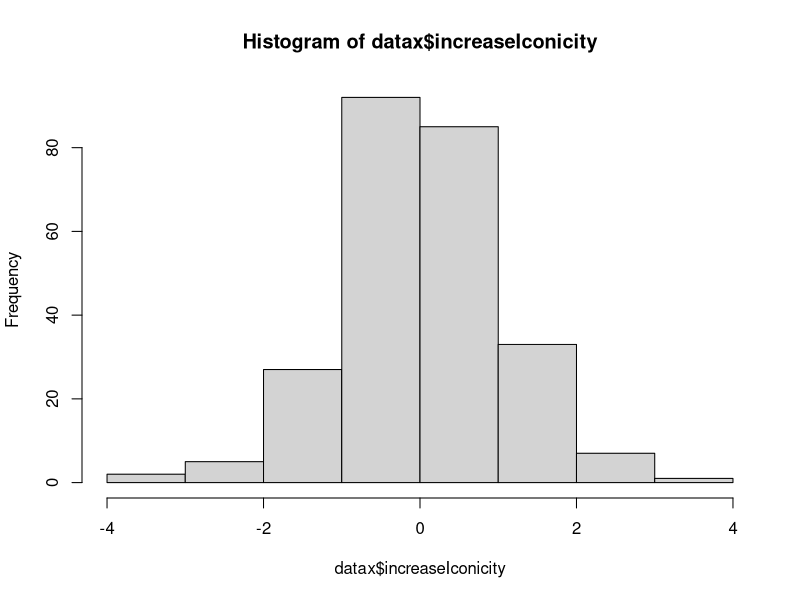
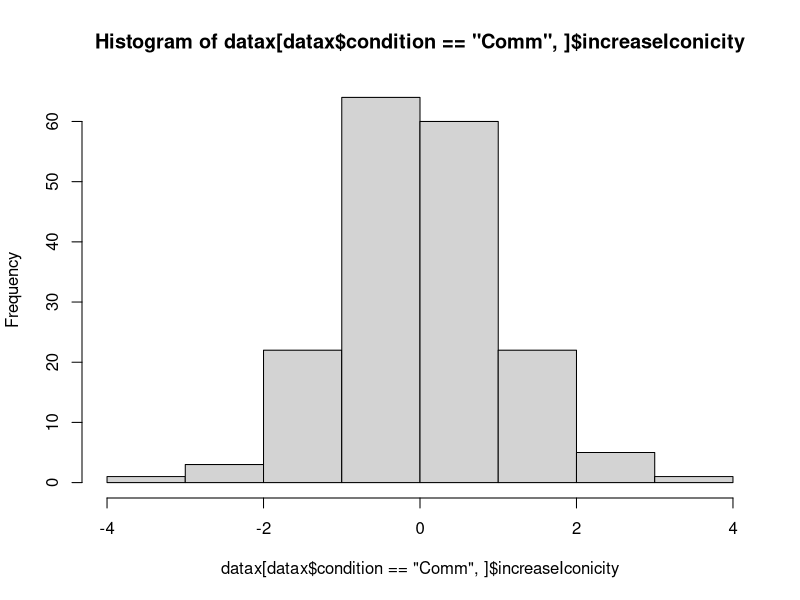
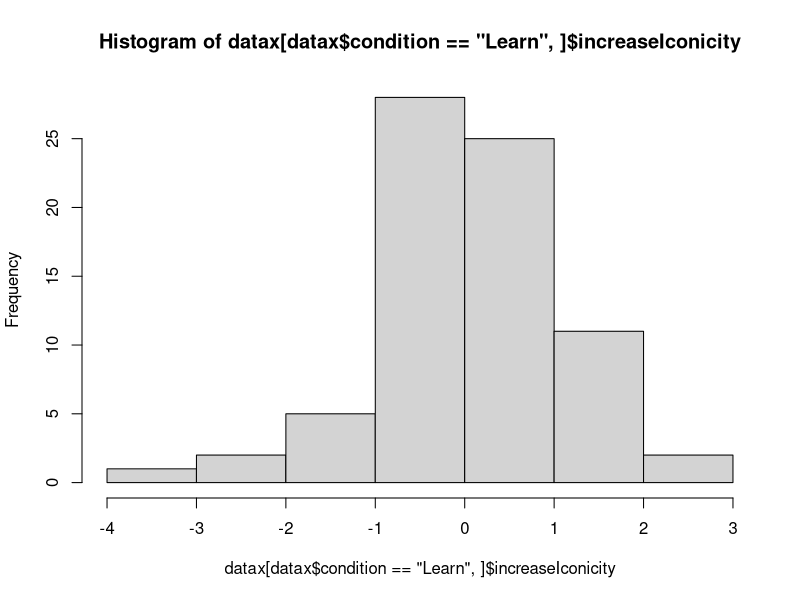
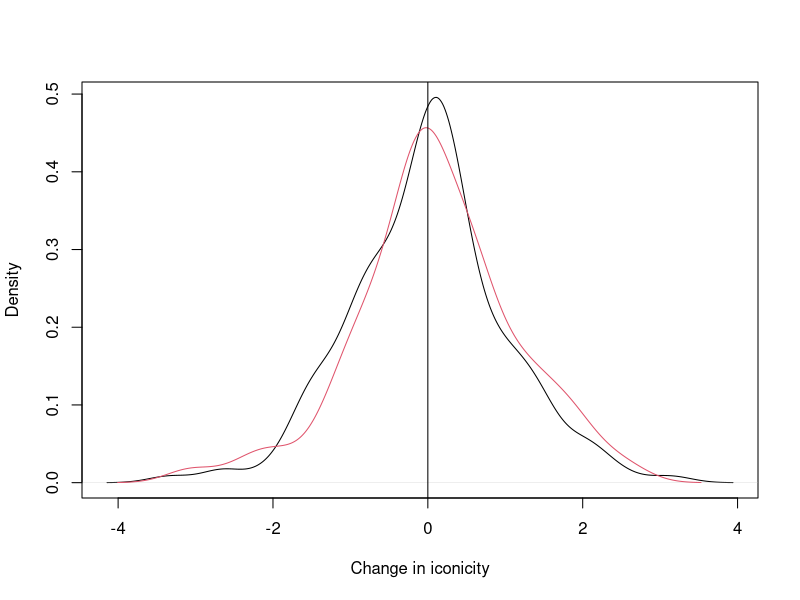
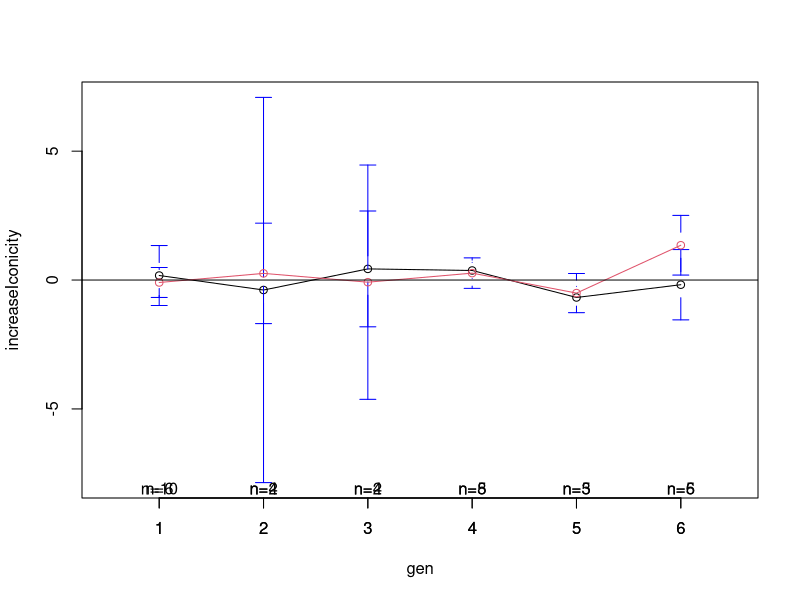
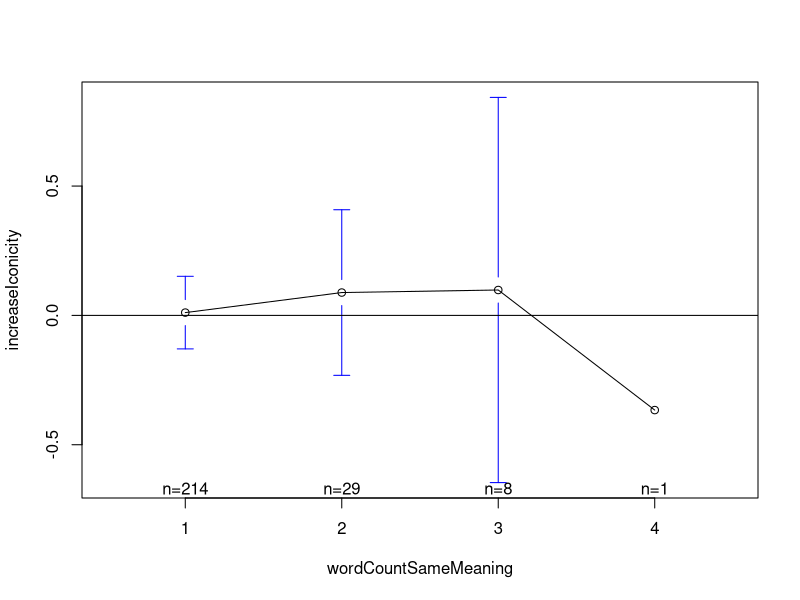
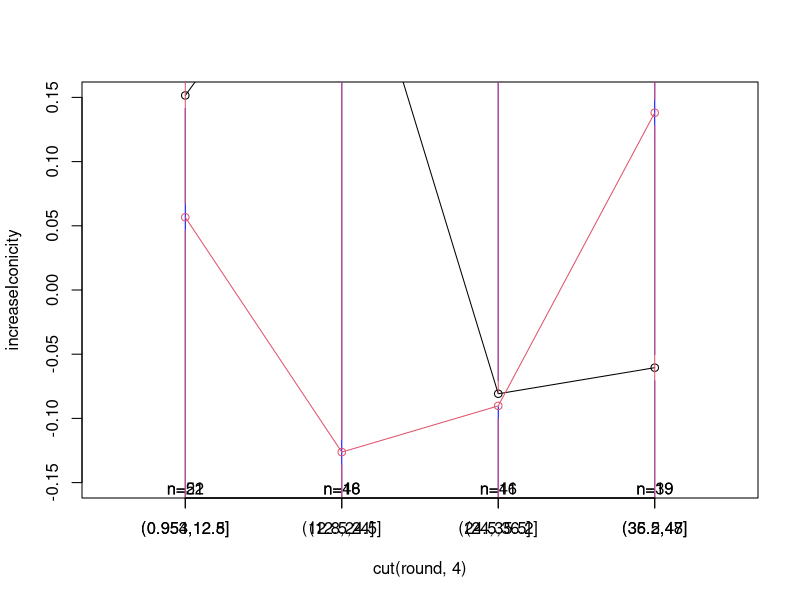
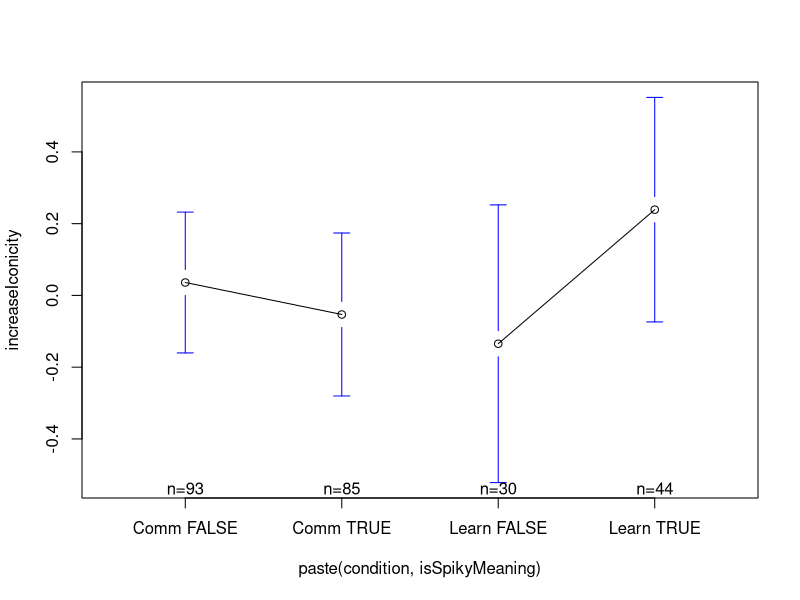

The R source for these figures, in order: (Note: this script raises an error after producing the figures.)
library(gplots)
setwd("~/Documents/MPI/MonicaIconicity/SelectionAnalysis/analysis/")

datax = read.csv("../results/IncreaseInIconicity.csv", stringsAsFactors = F)
alldatx = read.csv("../results/AllTrialData.csv", stringsAsFactors = F)

hist(datax$increaseIconicity)
hist(datax[datax$condition=='Comm',]$increaseIconicity)
hist(datax[datax$condition=='Learn',]$increaseIconicity)

dens.comm = density(datax[datax$condition=='Comm',]$increaseIconicity)
dens.learn = density(datax[datax$condition=='Learn',]$increaseIconicity)

plot(dens.comm, main='', xlab='Change in iconicity')
lines(dens.learn, col=2)
abline(v=0)

pdf(file='../results/graphs/IncreaseIconcity_ConditionByMeaningIsSpiky.pdf')
plotmeans(increaseIconicity ~ paste(condition,isSpikyMeaning), data=datax, connect=list(1:2,3:4))
dev.off()

pdf(file='../results/graphs/IncreaseIconcity_ConditionByWordInFinalLanguage.pdf')
plotmeans(increaseIconicity ~ paste(condition,inFinalLang), data=datax, connect = list(1:2,3:4))
dev.off()




datax$condition = factor(datax$condition, levels=c("Learn","Comm"))
summary(lm(increaseIconicity ~ round+gen + condition*inFinalLang,data=datax))




plotmeans(increaseIconicity~gen, data=datax[datax$condition=='Comm' & datax$isSpikyMeaning==T & datax$inFinalLang,])
plotmeans(increaseIconicity~gen, data=datax[datax$condition=='Comm' & datax$isSpikyMeaning==F  & datax$inFinalLang,], add=T, col=2)
abline(h=0)


plotmeans(increaseIconicity~wordCountSameMeaning ,data=datax)
abline(h=0)

summary(lm(increaseIconicity~wordCountSameMeaning*condition, data=datax[datax$wordCountSameMeaning<4,]))


plotmeans(increaseIconicity~cut(round,4), datax[datax$condition=='Learn',], ylim=c(-0.15,0.15))
plotmeans(increaseIconicity~cut(round,4), datax[datax$condition=='Comm',], ylim=c(-0.15,0.15),add=T, col=2, barcol = 2)


plotmeans(increaseIconicity ~ paste(condition, correctGuess), data = datax)


cx = ctree(RatedSpikiness~as.factor(Cond)+as.factor(Gen) + as.factor(Shape) + as.factor(Colour) + as.factor(Border), data=finalLangs)
plot(cx)
